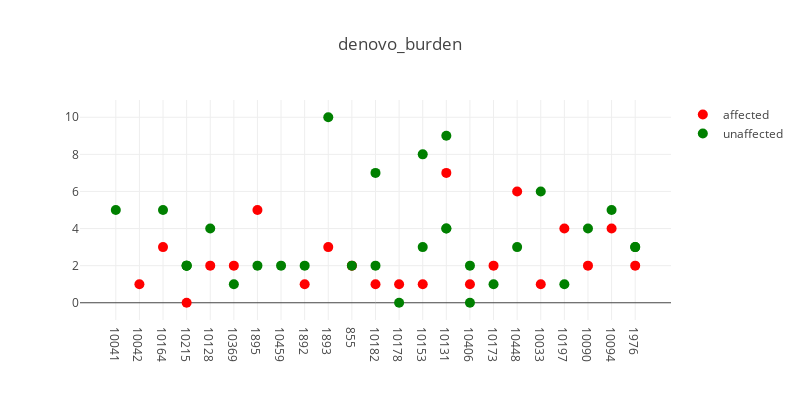
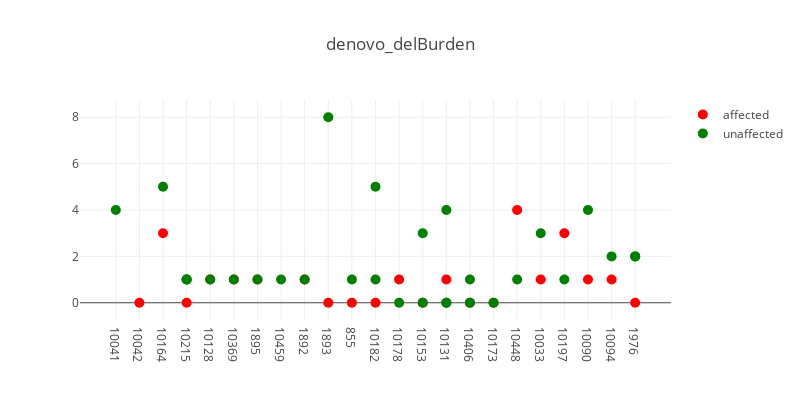
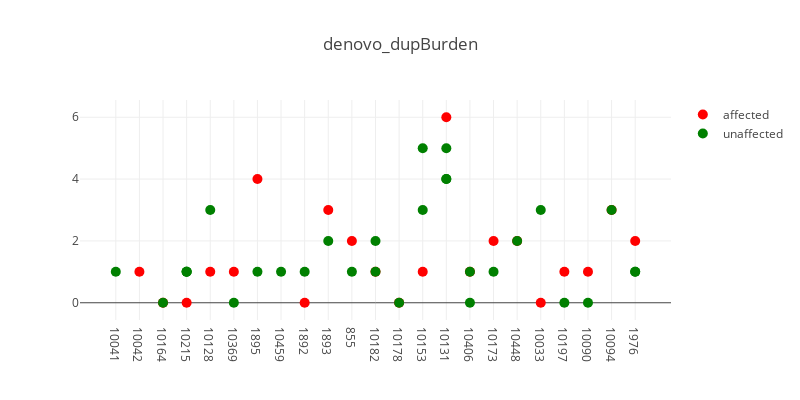
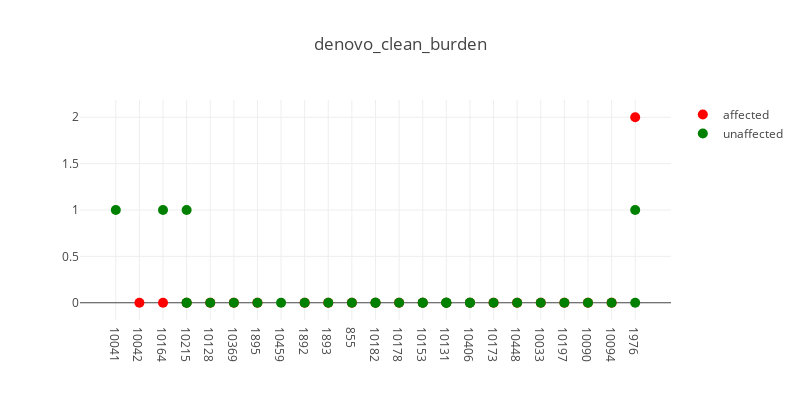

Here is the notebook cell these charts were saved with, in order:
### Code cell
import glob

data_dir = '/home/sudregp/data/cnv/conifer/'
files = glob.glob(data_dir + '/denovo*cnv.indiv')
for f in files:
    t_str = '.'.join(f.split('/')[-1].split('.')[:-2])
    plot_plink_cnvs(f, t_str, verbose=True)

### Figure 1 — Plotly figure (JSON) as saved in the notebook; plotly's stock layout.template omitted (floating-point values rounded to 4 significant figures)
{"data": [{"hoverinfo": "text+y", "marker": {"color": "red", "size": 10}, "mode": "markers", "name": "affected", "showlegend": true, "text": ["CLIA_400126", "CLIA_400122", "CLIA_400125", "CLIA_400153", "CCGO_800980", "CLIA_400132", "CLIA_400134", "CLIA_400163", "CLIA_400216", "CLIA_400121", "CLIA_400131", "CLIA_400128", "CLIA_400140", "CLIA_400178", "CLIA_400149", "CLIA_400205", "CLIA_400127", "CLIA_400129", "CLIA_400123", "CLIA_400130", "CLIA_400204"], "type": "scatter", "x": [1, 2, 3, 4, 5, 6, 8, 9, 10, 11, 12, 13, 14, 15, 16, 17, 18, 19, 20, 21, 22], "y": [1, 3, 0, 2, 2, 5, 1, 3, 2, 1, 1, 1, 7, 1, 2, 6, 1, 4, 2, 4, 2]}, {"hoverinfo": "text+y", "hovertext": ["CLIA_400155", "CLIA_400135", "CLIA_400191", "CLIA_400189", "CLIA_400193", "CLIA_400152", "CCGO_800979", "CLIA_400158", "CLIA_400209", "CLIA_400175", "CLIA_400162", "CLIA_400133", "CLIA_400170", "CLIA_400172", "CLIA_400159", "CLIA_400210", "CLIA_400212", "CLIA_400138", "CLIA_400139", "CLIA_400142", "CLIA_400179", "CLIA_400180", "CLIA_400148", "CLIA_400200", "CLIA_400166", "CLIA_400181", "CLIA_400195", "CLIA_400144", "CLIA_400203", "CLIA_400201"], "marker": {"color": "green", "size": 10}, "mode": "markers", "name": "unaffected", "showlegend": true, "type": "scatter", "x": [0, 2, 3, 3, 3, 4, 5, 6, 7, 8, 9, 10, 11, 11, 12, 13, 13, 14, 14, 14, 15, 15, 16, 17, 18, 19, 20, 21, 22, 22], "y": [5, 5, 2, 2, 2, 4, 1, 2, 2, 2, 10, 2, 2, 7, 0, 3, 8, 9, 4, 4, 2, 0, 1, 3, 6, 1, 4, 5, 3, 3]}], "layout": {"height": 400, "hovermode": "closest", "title": "denovo_burden", "width": 800, "xaxis1": {"ticktext": ["10041", "10042", "10164", "10215", "10128", "10369", "1895", "10459", "1892", "1893", "855", "10182", "10178", "10153", "10131", "10406", "10173", "10448", "10033", "10197", "10090", "10094", "1976"], "tickvals": [0, 1, 2, 3, 4, 5, 6, 7, 8, 9, 10, 11, 12, 13, 14, 15, 16, 17, 18, 19, 20, 21, 22], "zeroline": false}}}

### Figure 2 — Plotly figure (JSON) as saved in the notebook; plotly's stock layout.template omitted (floating-point values rounded to 4 significant figures)
{"data": [{"hoverinfo": "text+y", "marker": {"color": "red", "size": 10}, "mode": "markers", "name": "affected", "showlegend": true, "text": ["CLIA_400126", "CLIA_400122", "CLIA_400125", "CLIA_400153", "CCGO_800980", "CLIA_400132", "CLIA_400134", "CLIA_400163", "CLIA_400216", "CLIA_400121", "CLIA_400131", "CLIA_400128", "CLIA_400140", "CLIA_400178", "CLIA_400149", "CLIA_400205", "CLIA_400127", "CLIA_400129", "CLIA_400123", "CLIA_400130", "CLIA_400204"], "type": "scatter", "x": [1, 2, 3, 4, 5, 6, 8, 9, 10, 11, 12, 13, 14, 15, 16, 17, 18, 19, 20, 21, 22], "y": [0, 3, 0, 1, 1, 1, 1, 0, 0, 0, 1, 0, 1, 0, 0, 4, 1, 3, 1, 1, 0]}, {"hoverinfo": "text+y", "hovertext": ["CLIA_400155", "CLIA_400135", "CLIA_400191", "CLIA_400189", "CLIA_400193", "CLIA_400152", "CCGO_800979", "CLIA_400158", "CLIA_400209", "CLIA_400175", "CLIA_400162", "CLIA_400133", "CLIA_400170", "CLIA_400172", "CLIA_400159", "CLIA_400210", "CLIA_400212", "CLIA_400138", "CLIA_400139", "CLIA_400142", "CLIA_400179", "CLIA_400180", "CLIA_400148", "CLIA_400200", "CLIA_400166", "CLIA_400181", "CLIA_400195", "CLIA_400144", "CLIA_400203", "CLIA_400201"], "marker": {"color": "green", "size": 10}, "mode": "markers", "name": "unaffected", "showlegend": true, "type": "scatter", "x": [0, 2, 3, 3, 3, 4, 5, 6, 7, 8, 9, 10, 11, 11, 12, 13, 13, 14, 14, 14, 15, 15, 16, 17, 18, 19, 20, 21, 22, 22], "y": [4, 5, 1, 1, 1, 1, 1, 1, 1, 1, 8, 1, 1, 5, 0, 0, 3, 4, 0, 0, 1, 0, 0, 1, 3, 1, 4, 2, 2, 2]}], "layout": {"height": 400, "hovermode": "closest", "title": "denovo_delBurden", "width": 800, "xaxis1": {"ticktext": ["10041", "10042", "10164", "10215", "10128", "10369", "1895", "10459", "1892", "1893", "855", "10182", "10178", "10153", "10131", "10406", "10173", "10448", "10033", "10197", "10090", "10094", "1976"], "tickvals": [0, 1, 2, 3, 4, 5, 6, 7, 8, 9, 10, 11, 12, 13, 14, 15, 16, 17, 18, 19, 20, 21, 22], "zeroline": false}}}

### Figure 3 — Plotly figure (JSON) as saved in the notebook; plotly's stock layout.template omitted (floating-point values rounded to 4 significant figures)
{"data": [{"hoverinfo": "text+y", "marker": {"color": "red", "size": 10}, "mode": "markers", "name": "affected", "showlegend": true, "text": ["CLIA_400126", "CLIA_400122", "CLIA_400125", "CLIA_400153", "CCGO_800980", "CLIA_400132", "CLIA_400134", "CLIA_400163", "CLIA_400216", "CLIA_400121", "CLIA_400131", "CLIA_400128", "CLIA_400140", "CLIA_400178", "CLIA_400149", "CLIA_400205", "CLIA_400127", "CLIA_400129", "CLIA_400123", "CLIA_400130", "CLIA_400204"], "type": "scatter", "x": [1, 2, 3, 4, 5, 6, 8, 9, 10, 11, 12, 13, 14, 15, 16, 17, 18, 19, 20, 21, 22], "y": [1, 0, 0, 1, 1, 4, 0, 3, 2, 1, 0, 1, 6, 1, 2, 2, 0, 1, 1, 3, 2]}, {"hoverinfo": "text+y", "hovertext": ["CLIA_400155", "CLIA_400135", "CLIA_400191", "CLIA_400189", "CLIA_400193", "CLIA_400152", "CCGO_800979", "CLIA_400158", "CLIA_400209", "CLIA_400175", "CLIA_400162", "CLIA_400133", "CLIA_400170", "CLIA_400172", "CLIA_400159", "CLIA_400210", "CLIA_400212", "CLIA_400138", "CLIA_400139", "CLIA_400142", "CLIA_400179", "CLIA_400180", "CLIA_400148", "CLIA_400200", "CLIA_400166", "CLIA_400181", "CLIA_400195", "CLIA_400144", "CLIA_400203", "CLIA_400201"], "marker": {"color": "green", "size": 10}, "mode": "markers", "name": "unaffected", "showlegend": true, "type": "scatter", "x": [0, 2, 3, 3, 3, 4, 5, 6, 7, 8, 9, 10, 11, 11, 12, 13, 13, 14, 14, 14, 15, 15, 16, 17, 18, 19, 20, 21, 22, 22], "y": [1, 0, 1, 1, 1, 3, 0, 1, 1, 1, 2, 1, 1, 2, 0, 3, 5, 5, 4, 4, 1, 0, 1, 2, 3, 0, 0, 3, 1, 1]}], "layout": {"height": 400, "hovermode": "closest", "title": "denovo_dupBurden", "width": 800, "xaxis1": {"ticktext": ["10041", "10042", "10164", "10215", "10128", "10369", "1895", "10459", "1892", "1893", "855", "10182", "10178", "10153", "10131", "10406", "10173", "10448", "10033", "10197", "10090", "10094", "1976"], "tickvals": [0, 1, 2, 3, 4, 5, 6, 7, 8, 9, 10, 11, 12, 13, 14, 15, 16, 17, 18, 19, 20, 21, 22], "zeroline": false}}}

### Figure 4 — Plotly figure (JSON) as saved in the notebook; plotly's stock layout.template omitted (floating-point values rounded to 4 significant figures)
{"data": [{"hoverinfo": "text+y", "marker": {"color": "red", "size": 10}, "mode": "markers", "name": "affected", "showlegend": true, "text": ["CLIA_400126", "CLIA_400122", "CLIA_400125", "CLIA_400153", "CCGO_800980", "CLIA_400132", "CLIA_400134", "CLIA_400163", "CLIA_400216", "CLIA_400121", "CLIA_400131", "CLIA_400128", "CLIA_400140", "CLIA_400178", "CLIA_400149", "CLIA_400205", "CLIA_400127", "CLIA_400129", "CLIA_400123", "CLIA_400130", "CLIA_400204"], "type": "scatter", "x": [1, 2, 3, 4, 5, 6, 8, 9, 10, 11, 12, 13, 14, 15, 16, 17, 18, 19, 20, 21, 22], "y": [0, 0, 0, 0, 0, 0, 0, 0, 0, 0, 0, 0, 0, 0, 0, 0, 0, 0, 0, 0, 2]}, {"hoverinfo": "text+y", "hovertext": ["CLIA_400155", "CLIA_400135", "CLIA_400191", "CLIA_400189", "CLIA_400193", "CLIA_400152", "CCGO_800979", "CLIA_400158", "CLIA_400209", "CLIA_400175", "CLIA_400162", "CLIA_400133", "CLIA_400170", "CLIA_400172", "CLIA_400159", "CLIA_400210", "CLIA_400212", "CLIA_400138", "CLIA_400139", "CLIA_400142", "CLIA_400179", "CLIA_400180", "CLIA_400148", "CLIA_400200", "CLIA_400166", "CLIA_400181", "CLIA_400195", "CLIA_400144", "CLIA_400203", "CLIA_400201"], "marker": {"color": "green", "size": 10}, "mode": "markers", "name": "unaffected", "showlegend": true, "type": "scatter", "x": [0, 2, 3, 3, 3, 4, 5, 6, 7, 8, 9, 10, 11, 11, 12, 13, 13, 14, 14, 14, 15, 15, 16, 17, 18, 19, 20, 21, 22, 22], "y": [1, 1, 0, 1, 0, 0, 0, 0, 0, 0, 0, 0, 0, 0, 0, 0, 0, 0, 0, 0, 0, 0, 0, 0, 0, 0, 0, 0, 0, 1]}], "layout": {"height": 400, "hovermode": "closest", "title": "denovo_clean_burden", "width": 800, "xaxis1": {"ticktext": ["10041", "10042", "10164", "10215", "10128", "10369", "1895", "10459", "1892", "1893", "855", "10182", "10178", "10153", "10131", "10406", "10173", "10448", "10033", "10197", "10090", "10094", "1976"], "tickvals": [0, 1, 2, 3, 4, 5, 6, 7, 8, 9, 10, 11, 12, 13, 14, 15, 16, 17, 18, 19, 20, 21, 22], "zeroline": false}}}
